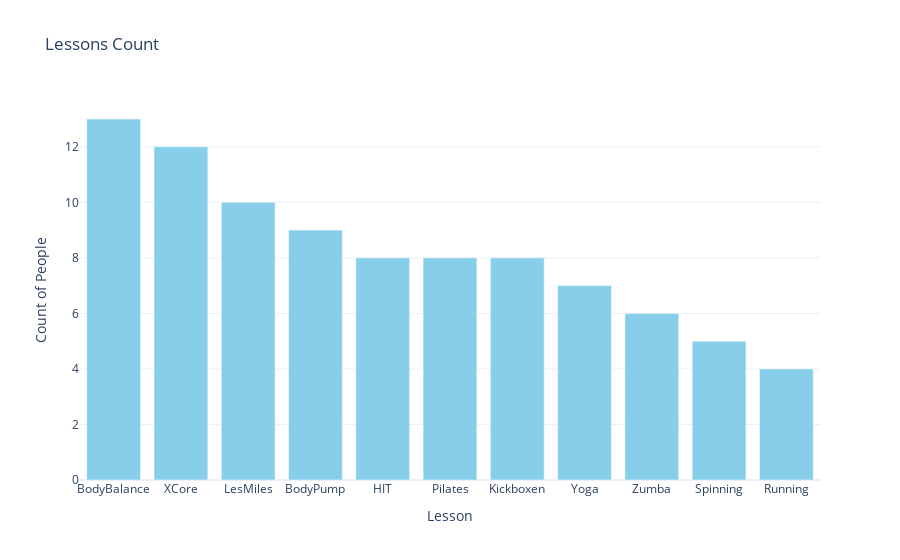

The notebook cell this image was saved under:
### Code cell
from collections import Counter
import plotly.graph_objs as go
from plotly.offline import iplot

# Count the frequency of each lesson
lessons_count = dict(Counter(lessons))

# Sort lessons by count in descending order
sorted_lessons_count = dict(sorted(lessons_count.items(), key=lambda item: item[1], reverse=True))

# Create a bar chart to visualize the sorted lesson counts
fig = go.Figure(data=[go.Bar(
    x=list(sorted_lessons_count.keys()),  # Lessons as x-axis
    y=list(sorted_lessons_count.values()),  # Frequency of each lesson as y-axis
    marker_color='skyblue'  # Set bar color
)])

# Customize layout of the bar plot
fig.update_layout(
    title='Lessons Count',  # Chart title
    xaxis_title='Lesson',  # X-axis title
    yaxis_title='Count of People',  # Y-axis title
    template='plotly_white'  # Use clean white theme
)

# Display the plot
iplot(fig)

# Save the plot as an interactive HTML file
fig.write_html("../lower_than_15/vis_15/Lessons_Count.html")

### Figure 1 — Plotly figure (JSON) as saved in the notebook; plotly's stock layout.template omitted (floating-point values rounded to 4 significant figures)
{"data": [{"marker": {"color": "skyblue"}, "type": "bar", "x": ["BodyBalance", "XCore", "LesMiles", "BodyPump", "HIT", "Pilates", "Kickboxen", "Yoga", "Zumba", "Spinning", "Running"], "y": [13, 12, 10, 9, 8, 8, 8, 7, 6, 5, 4]}], "layout": {"title": {"text": "Lessons Count"}, "xaxis": {"title": {"text": "Lesson"}}, "yaxis": {"title": {"text": "Count of People"}}}}
